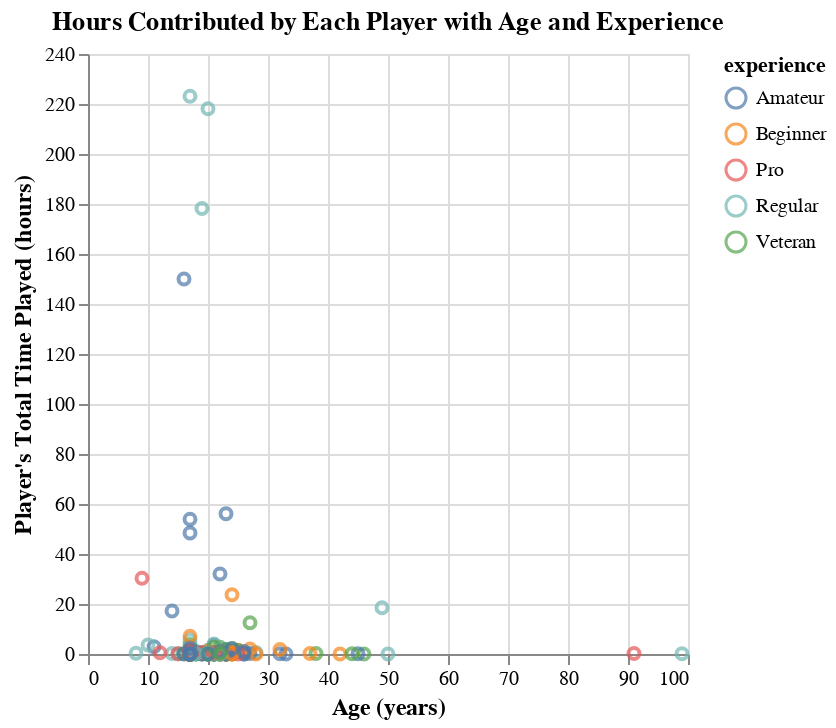

The notebook cell this image was saved under:
### Code cell
players_scatterplot = (
    alt.Chart(players, title="Hours Contributed by Each Player with Age and Experience").mark_point().encode(
        x = alt.X("age").title("Age (years)"),
        y = alt.Y("played_hours").title("Player's Total Time Played (hours)"),
        color = alt.Color("experience")
    )
    .configure_axis(titleFontSize=12)
)

players_scatterplot

### Figure 1 — Vega specification as saved in the notebook (floating-point values rounded to 4 significant figures; data arrays with more than 128 entries replaced by an {"elided": "..."} marker saying what was removed)
{"$schema": "https://vega.github.io/schema/vega/v5.json", "data": [{"name": "source_0", "values": {"elided": "196 records"}}, {"name": "source_0_x_domain_age", "values": [{"min": 8, "max": 99}]}, {"name": "source_0_y_domain_played_hours", "values": [{"min": 0.0, "max": 223.1}]}, {"name": "source_0_color_domain_experience", "values": [{"experience": "Pro"}, {"experience": "Veteran"}, {"experience": "Amateur"}, {"experience": "Regular"}, {"experience": "Beginner"}]}], "marks": [{"type": "symbol", "name": "marks", "from": {"data": "source_0"}, "encode": {"update": {"opacity": {"value": 0.7}, "fill": {"value": "transparent"}, "stroke": {"field": "experience", "scale": "color"}, "x": {"field": "age", "scale": "x"}, "y": {"field": "played_hours", "scale": "y"}}}, "style": ["point"]}], "scales": [{"name": "x", "type": "linear", "domain": [{"signal": "(data(\"source_0_x_domain_age\")[0] || {}).min"}, {"signal": "(data(\"source_0_x_domain_age\")[0] || {}).max"}], "range": [0, {"signal": "width"}], "zero": true, "nice": true}, {"name": "y", "type": "linear", "domain": [{"signal": "(data(\"source_0_y_domain_played_hours\")[0] || {}).min"}, {"signal": "(data(\"source_0_y_domain_played_hours\")[0] || {}).max"}], "range": [{"signal": "height"}, 0], "nice": true, "zero": true}, {"name": "color", "type": "ordinal", "domain": {"data": "source_0_color_domain_experience", "field": "experience", "sort": true}, "range": "category"}], "axes": [{"scale": "x", "grid": true, "gridScale": "y", "minExtent": 0, "ticks": false, "labels": false, "orient": "bottom", "maxExtent": 0, "tickCount": {"signal": "ceil(width/40)"}, "zindex": 0, "domain": false, "aria": false}, {"scale": "y", "maxExtent": 0, "labels": false, "minExtent": 0, "ticks": false, "aria": false, "zindex": 0, "tickCount": {"signal": "ceil(height/40)"}, "gridScale": "x", "grid": true, "domain": false, "orient": "left"}, {"scale": "x", "tickCount": {"signal": "ceil(width/40)"}, "orient": "bottom", "title": "Age (years)", "zindex": 0, "grid": false, "labelFlush": true, "labelOverlap": true}, {"scale": "y", "zindex": 0, "labelOverlap": true, "title": "Player's Total Time Played (hours)", "orient": "left", "tickCount": {"signal": "ceil(height/40)"}, "grid": false}], "title": {"text": "Hours Contributed by Each Player with Age and Experience", "frame": "group"}, "height": 300, "padding": 5, "style": "cell", "width": 300, "legends": [{"stroke": "color", "symbolType": "circle", "title": "experience", "encode": {"symbols": {"update": {"fill": {"value": "transparent"}, "opacity": {"value": 0.7}}}}}], "config": {"axis": {"titleFontSize": 12}}, "background": "white"}
